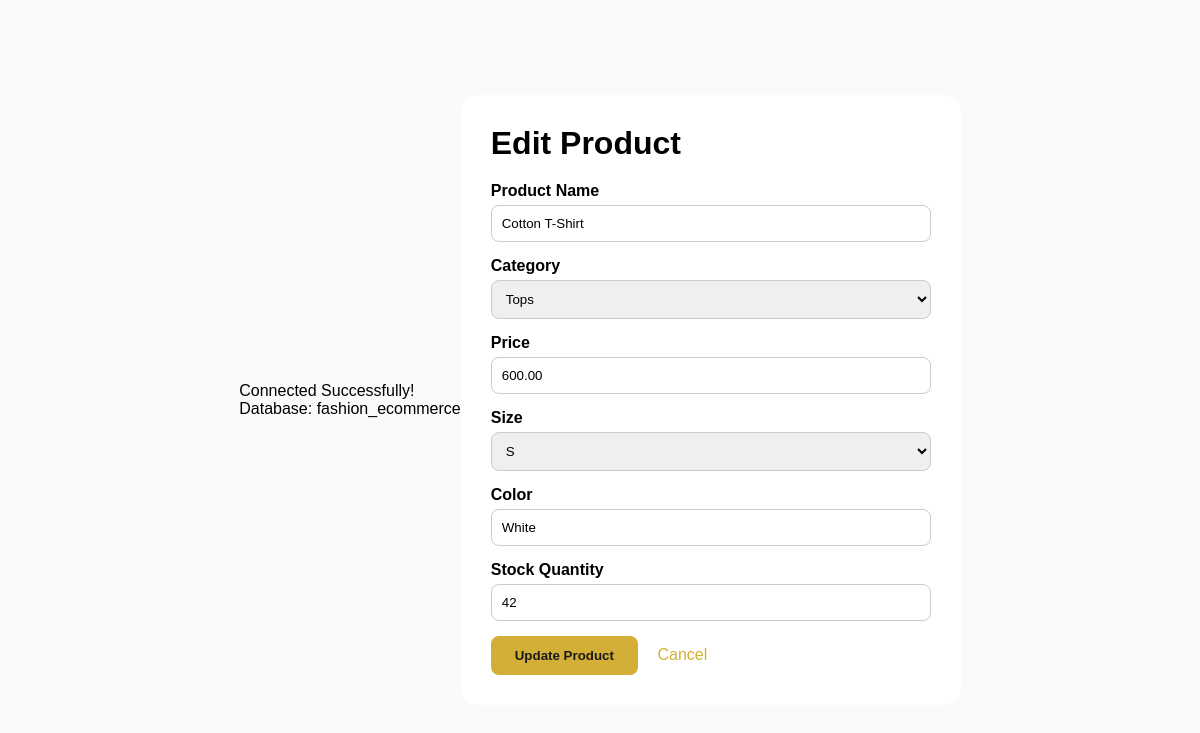
Screenshot of /edit-product.php?id=3 (signed in) with the database file from the repository.
### tables this page shows
CREATE TABLE `products` (
  `id` int(11) NOT NULL,
  `product_name` varchar(100) NOT NULL,
  `category` varchar(50) DEFAULT NULL,
  `price` decimal(10,2) NOT NULL,
  `size` varchar(10) DEFAULT NULL,
  `color` varchar(30) DEFAULT NULL,
  `stock_quantity` int(11) DEFAULT 0,
  `created_at` timestamp NOT NULL DEFAULT current_timestamp()
);

### edit-product.php (the view, shortened to what this page needs)
<?php
include 'db-connection.php';
$id = intval($_GET['id']);
$sql = "SELECT * FROM products WHERE id = $id";
$result = mysqli_query($conn, $sql);
$product = mysqli_fetch_assoc($result);
?>
<!DOCTYPE html>
<html lang="en">
<head>
</head>
<body>
    <div class="form-container">
        <h1>Edit Product</h1>
        <form method="POST">
            <div class="form-group">
                <label>Product Name</label>
                <input type="text" name="product_name" value="<?php echo htmlspecialchars($product['product_name']); ?>" required>
            </div>
            <div class="form-group">
                <label>Category</label>
                <select name="category">
                    <option <?php echo $product['category']=='Tops'?'selected':''; ?>>Tops</option>
                </select>
            </div>
            <div class="form-group">
                <label>Price</label>
                <input type="number" step="0.01" name="price" value="<?php echo $product['price']; ?>" required>
            </div>
            <div class="form-group">
                <label>Size</label>
                <select name="size">
                    <option <?php echo $product['size']=='S'?'selected':''; ?>>S</option>
                </select>
            </div>
            <div class="form-group">
                <label>Color</label>
                <input type="text" name="color" value="<?php echo $product['color']; ?>">
            </div>
            <div class="form-group">
                <label>Stock Quantity</label>
                <input type="number" name="stock_quantity" value="<?php echo $product['stock_quantity']; ?>">
            </div>
            <button type="submit">Update Product</button>
            <a href="products.php" style="margin-left: 15px;">Cancel</a>
        </form>
    </div>
</body>
</html>

### edit-product.php (style rules this page uses)
* { margin: 0; padding: 0; box-sizing: border-box; }
body { font-family: Arial, sans-serif; background: #FAFAFA; display: flex; justify-content: center; align-items: center; min-height: 100vh; }
.form-container { background: white; padding: 30px; border-radius: 16px; width: 500px; }
h1 { margin-bottom: 20px; }
.form-group { margin-bottom: 15px; }
label { display: block; margin-bottom: 5px; font-weight: bold; }
input, select { width: 100%; padding: 10px; border: 1px solid #ccc; border-radius: 8px; }
button { background: #D4AF37; color: #1A1A1A; padding: 12px 24px; border: none; border-radius: 8px; cursor: pointer; font-weight: bold; }
a { color: #D4AF37; text-decoration: none; }

### rows the page displays
products: product_name "Cotton T-Shirt", category "Tops", price "600.00", size "S", color "White", stock_quantity "42"

### other values shown
$database "fashion_ecommerce"
